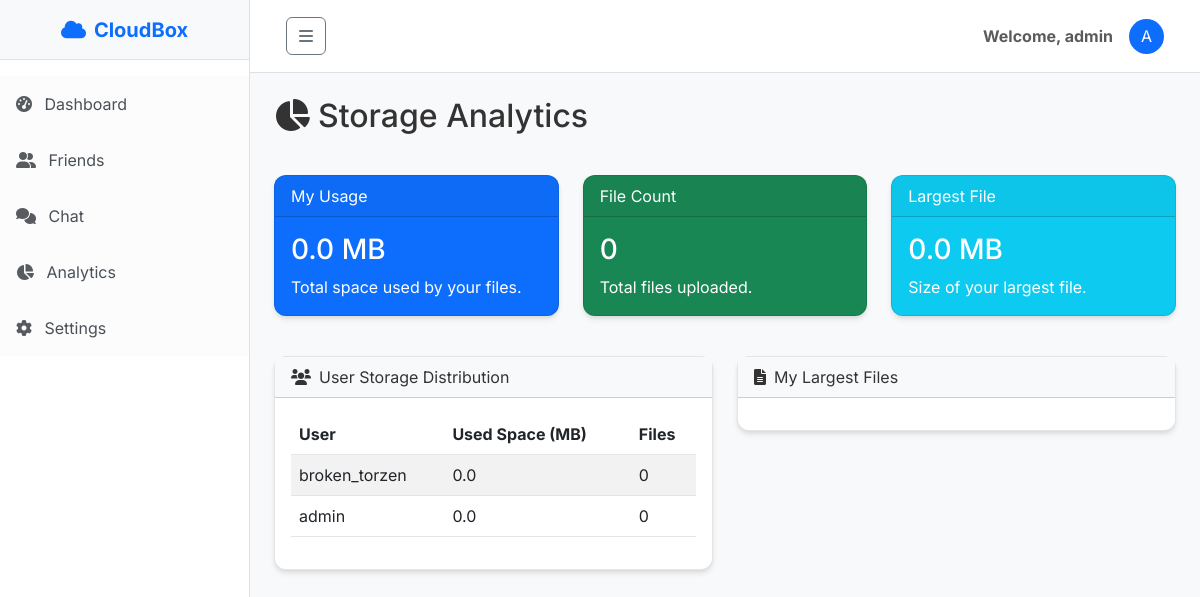
Before: /analytics (signed in) with the older database file.
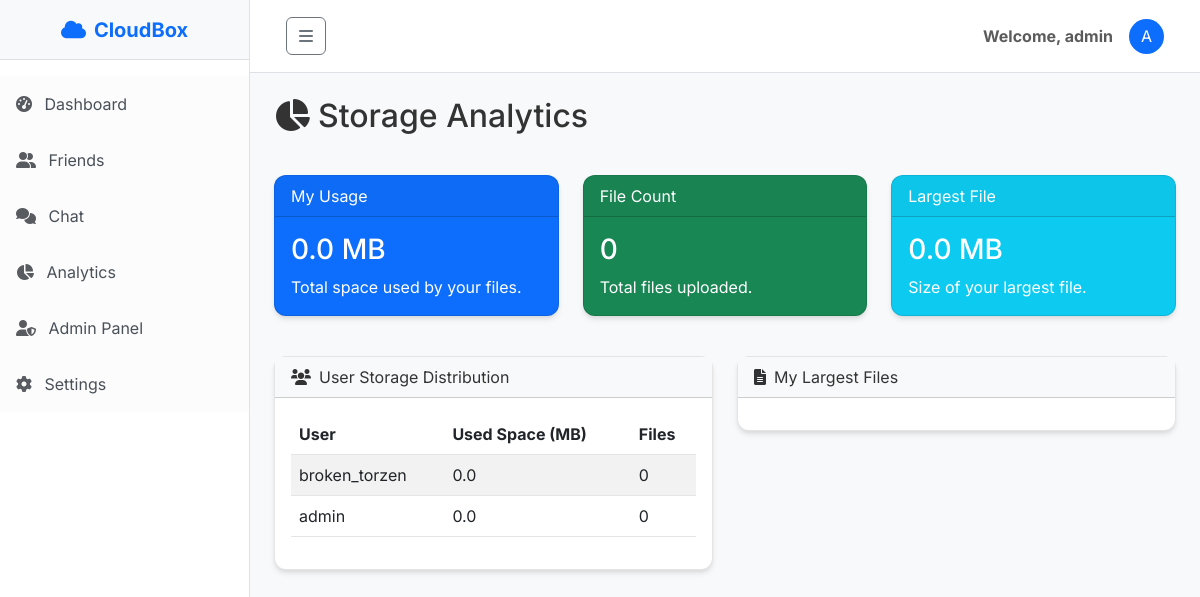
After: the same page with the newer database file.
### routes.py (the view)
@main.route('/analytics')
@login_required
def analytics():
    my_files = File.query.filter_by(owner_id=current_user.id, is_folder=False).all()
    my_usage = sum(f.size for f in my_files)
    my_file_count = len(my_files)
    largest_file_size = max([f.size for f in my_files]) if my_files else 0
    largest_files = sorted(my_files, key=lambda x: x.size, reverse=True)[:5]
    users = User.query.all()
    user_stats = []
    for u in users:
        u_files = File.query.filter_by(owner_id=u.id, is_folder=False).all()
        u_size = sum(f.size for f in u_files)
        u_count = len(u_files)
        user_stats.append({
            'username': u.username,
            'total_size': u_size,
            'file_count': u_count
        })
    return render_template('analytics.html',
                           my_usage=my_usage,
                           my_file_count=my_file_count,
                           largest_file_size=largest_file_size,
                           largest_files=largest_files,
                           user_stats=user_stats)

### app.py (called while the page is built)
@login_manager.user_loader
def load_user(user_id):
    return User.query.get(int(user_id))

@app.context_processor
def inject_storage_usage():
    if current_user.is_authenticated:
        my_files = File.query.filter_by(owner_id=current_user.id, is_folder=False).all()
        used_bytes = sum(f.size for f in my_files)
        used_mb = round(used_bytes / (1024 * 1024), 2)
        limit_mb = getattr(current_user, 'storage_limit', 5120)
        percentage = round((used_mb / limit_mb) * 100, 1) if limit_mb > 0 else 100
        return dict(storage_used=used_mb, storage_limit=limit_mb, storage_percent=percentage)
    return dict(storage_used=0, storage_limit=5120, storage_percent=0)

### templates/analytics.html (shortened to what this page needs)
{% extends "base.html" %}
{% block content %}
<div class="row mb-4">
    <div class="col-12">
        <h2 class="mb-3"><i class="fas fa-chart-pie me-2"></i>Storage Analytics</h2>
    </div>
</div>
<div class="row mb-4">
    <div class="col-md-4">
        <div class="card text-white bg-primary mb-3">
            <div class="card-header">My Usage</div>
            <div class="card-body">
                <h3 class="card-title">{{ (my_usage / 1024 / 1024)|round(2) }} MB</h3>
                <p class="card-text">Total space used by your files.</p>
            </div>
        </div>
    </div>
    <div class="col-md-4">
        <div class="card text-white bg-success mb-3">
            <div class="card-header">File Count</div>
            <div class="card-body">
                <h3 class="card-title">{{ my_file_count }}</h3>
                <p class="card-text">Total files uploaded.</p>
            </div>
        </div>
    </div>
    <div class="col-md-4">
        <div class="card text-white bg-info mb-3">
            <div class="card-header">Largest File</div>
            <div class="card-body">
                <h3 class="card-title">{{ (largest_file_size / 1024 / 1024)|round(2) }} MB</h3>
                <p class="card-text">Size of your largest file.</p>
            </div>
        </div>
    </div>
</div>
<div class="row">
    <div class="col-md-6">
        <div class="card">
            <div class="card-header bg-light">
                <i class="fas fa-users me-2"></i>User Storage Distribution
            </div>
            <div class="card-body">
                <table class="table table-striped">
                    <thead>
                        <tr>
                            <th>User</th>
                            <th>Used Space (MB)</th>
                            <th>Files</th>
                        </tr>
                    </thead>
                    <tbody>
                        {% for stat in user_stats %}
                        <tr>
                            <td>{{ stat.username }}</td>
                            <td>{{ (stat.total_size / 1024 / 1024)|round(2) }}</td>
                            <td>{{ stat.file_count }}</td>
                        </tr>
                        {% endfor %}
                    </tbody>
                </table>
            </div>
        </div>
    </div>
    <div class="col-md-6">
        <div class="card">
            <div class="card-header bg-light">
                <i class="fas fa-file-alt me-2"></i>My Largest Files
            </div>
            <div class="card-body">
            </div>
        </div>
    </div>
</div>
{% endblock %}

### templates/base.html (shortened to what the changed rows need)
<!DOCTYPE html>
<html lang="en">
<head>
    <link href="https://cdn.jsdelivr.net/npm/bootstrap@5.3.0/dist/css/bootstrap.min.css" rel="stylesheet">
    <link rel="stylesheet" href="https://cdnjs.cloudflare.com/ajax/libs/font-awesome/6.0.0/css/all.min.css">
    <link rel="stylesheet" href="{{ url_for('static', filename='style.css') }}">
</head>
<body>
    <div class="d-flex" id="wrapper">
        <div class="border-end bg-white" id="sidebar-wrapper" style="min-width: 250px; min-height: 100vh;">
            <div class="list-group list-group-flush pt-3">
                <a class="list-group-item list-group-item-action list-group-item-light p-3 border-0"
                    href="{{ url_for('main.dashboard') }}">
                    <i class="fas fa-tachometer-alt me-2 text-muted"></i> Dashboard
                </a>
                <a class="list-group-item list-group-item-action list-group-item-light p-3 border-0"
                    href="{{ url_for('main.friends') }}">
                    <i class="fas fa-user-friends me-2 text-muted"></i> Friends
                </a>
                <a class="list-group-item list-group-item-action list-group-item-light p-3 border-0"
                    href="{{ url_for('chat.chat_view') }}">
                    <i class="fas fa-comments me-2 text-muted"></i> Chat
                </a>
                <a class="list-group-item list-group-item-action list-group-item-light p-3 border-0"
                    href="{{ url_for('main.analytics') }}">
                    <i class="fas fa-chart-pie me-2 text-muted"></i> Analytics
                </a>
                {% if current_user.is_admin %}
                <a class="list-group-item list-group-item-action list-group-item-light p-3 border-0"
                    href="{{ url_for('admin.dashboard') }}">
                    <i class="fas fa-user-shield me-2 text-muted"></i> Admin Panel
                </a>
                {% endif %}
                <a class="list-group-item list-group-item-action list-group-item-light p-3 border-0 pointer"
                    data-bs-toggle="modal" data-bs-target="#settingsModal">
                    <i class="fas fa-cog me-2 text-muted"></i> Settings
                </a>
            </div>
        </div>
        <div id="page-content-wrapper" class="w-100 bg-light">
            <div class="container-fluid p-4">
                {% block content %}{% endblock %}
            </div>
        </div>
    </div>
</body>
</html>

Changed rows visible on the page:
changed User "admin": is_admin False → True (drawn)
Other visible differences:
text now shown: "Admin Panel"
